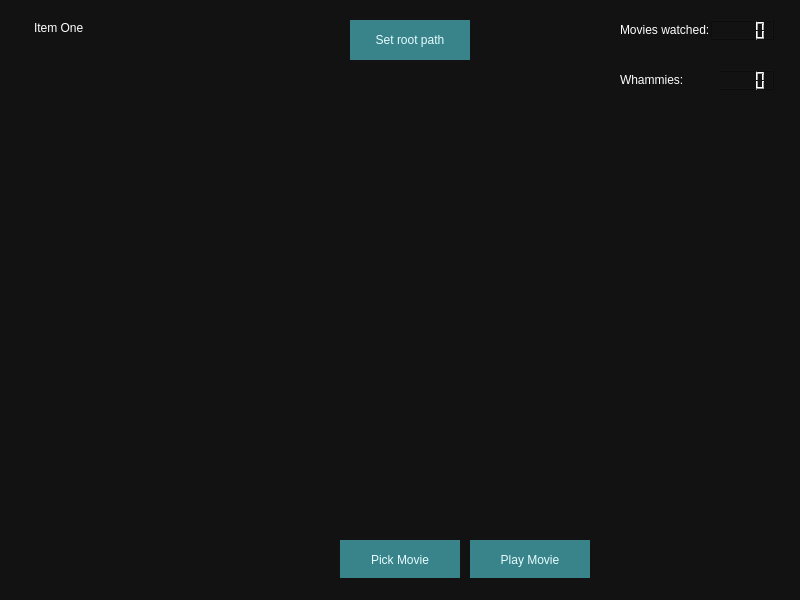
<?xml version="1.0" encoding="UTF-8"?>
<ui version="4.0">
    <class>MainWindow</class>
    <widget class="QMainWindow" name="MainWindow">
        <property name="geometry">
            <rect>
                <x>0</x>
                <y>0</y>
                <width>800</width>
                <height>600</height>
            </rect>
        </property>
        <property name="windowTitle">
            <string>MainWindow</string>
        </property>
        <property name="styleSheet">
            <string notr="true">background: solid #121212;</string>
        </property>
        <widget class="QWidget" name="centralwidget">
            <widget class="QListWidget" name="listWidget">
                <property name="geometry">
                    <rect>
                        <x>30</x>
                        <y>20</y>
                        <width>300</width>
                        <height>560</height>
                    </rect>
                </property>
                <property name="styleSheet">
                    <string notr="true">color:white;
                        background:transparent;
                    </string>
                </property>
                <item>
                    <property name="text">
                        <string>Item One</string>
                    </property>
                </item>
            </widget>
            <widget class="QLCDNumber" name="movie_watched_count">
                <property name="geometry">
                    <rect>
                        <x>710</x>
                        <y>20</y>
                        <width>64</width>
                        <height>20</height>
                    </rect>
                </property>
            </widget>
            <widget class="QLCDNumber" name="lcdNumber">
                <property name="geometry">
                    <rect>
                        <x>710</x>
                        <y>70</y>
                        <width>64</width>
                        <height>20</height>
                    </rect>
                </property>
            </widget>
            <widget class="QLabel" name="label_2">
                <property name="geometry">
                    <rect>
                        <x>620</x>
                        <y>20</y>
                        <width>91</width>
                        <height>20</height>
                    </rect>
                </property>
                <property name="styleSheet">
                    <string notr="true">color:white
                    </string>
                </property>
                <property name="text">
                    <string>Movies watched:</string>
                </property>
            </widget>
            <widget class="QLabel" name="label_3">
                <property name="geometry">
                    <rect>
                        <x>620</x>
                        <y>70</y>
                        <width>100</width>
                        <height>20</height>
                    </rect>
                </property>
                <property name="styleSheet">
                    <string notr="true">color:white
                    </string>
                </property>
                <property name="text">
                    <string>Whammies:</string>
                </property>
            </widget>
            <widget class="QPushButton" name="pushButton">
                <property name="geometry">
                    <rect>
                        <x>350</x>
                        <y>20</y>
                        <width>120</width>
                        <height>40</height>
                    </rect>
                </property>
                <property name="styleSheet">
                    <string notr="true">color: #E6FDFF;
                        background: #39838A;
                        padding: 10px;
                        border-radius:25px
                    </string>
                </property>
                <property name="text">
                    <string>Set root path</string>
                </property>
            </widget>
            <widget class="QPushButton" name="pushButton_2">
                <property name="geometry">
                    <rect>
                        <x>340</x>
                        <y>540</y>
                        <width>120</width>
                        <height>40</height>
                    </rect>
                </property>
                <property name="styleSheet">
                    <string notr="true">color: #E6FDFF;
                        background: #39838A;
                        padding: 10px;
                        border-radius:25px
                    </string>
                </property>
                <property name="text">
                    <string>Pick Movie</string>
                </property>
            </widget>
            <widget class="QPushButton" name="pushButton_3">
                <property name="geometry">
                    <rect>
                        <x>470</x>
                        <y>540</y>
                        <width>120</width>
                        <height>40</height>
                    </rect>
                </property>
                <property name="styleSheet">
                    <string notr="true">color: #E6FDFF;
                        background: #39838A;
                        padding: 10px;
                        border-radius:25px
                    </string>
                </property>
                <property name="text">
                    <string>Play Movie</string>
                </property>
            </widget>
        </widget>
        <widget class="QStatusBar" name="statusbar"/>
    </widget>
    <resources/>
    <connections/>
</ui>
